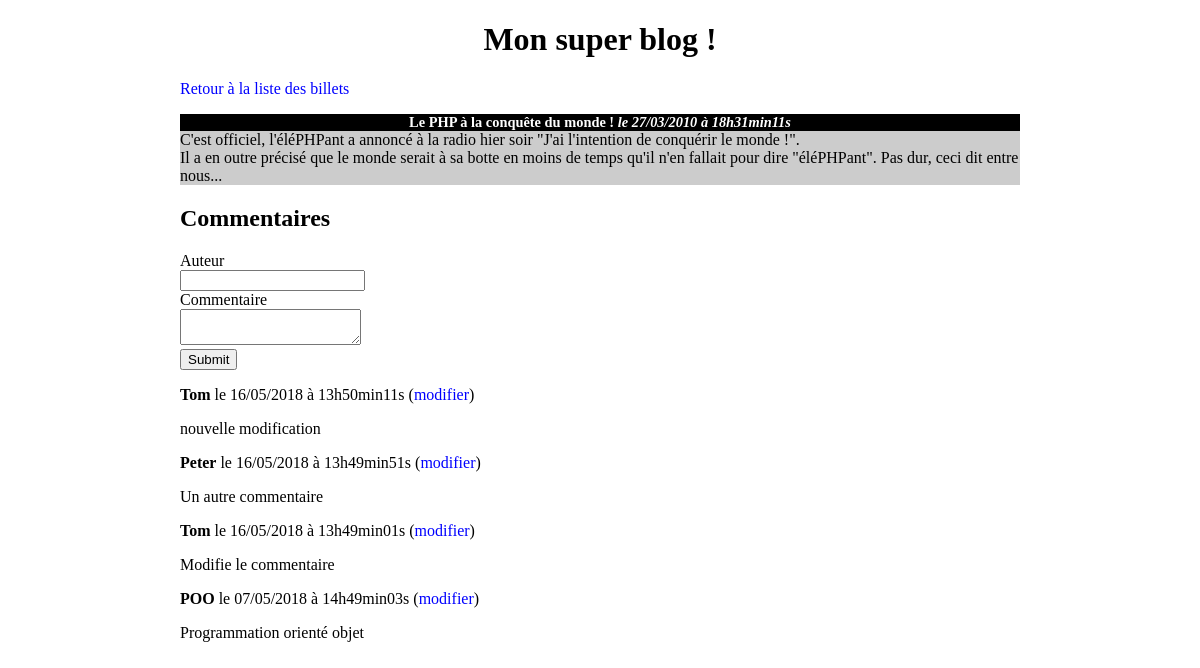
/Exercice_MVC/index.php?action=post&id=2, run on the app's committed database.
### tables this page shows
CREATE TABLE `posts` (
  `id` int(11) NOT NULL,
  `title` varchar(255) NOT NULL,
  `content` text NOT NULL,
  `creation_date` datetime NOT NULL
);

CREATE TABLE `comments` (
  `id` int(11) NOT NULL,
  `post_id` int(11) NOT NULL,
  `author` varchar(255) NOT NULL,
  `comment` text NOT NULL,
  `comment_date` datetime NOT NULL
);

### Exercice_MVC/controller/frontend.php (called while the page is built, shortened)
<?php
require_once('model/PostManager.php');
require_once('model/CommentManager.php');
function post()
{
    $postManager = new \coursMVC\Blog\Model\PostManager();
    $commentManager = new \coursMVC\Blog\Model\CommentManager();
    $post = $postManager->getPost($_GET['id']);
    $comments = $commentManager->getComments($_GET['id']);
    require('view/frontend/postView.php');
}

### Exercice_MVC/model/PostManager.php (called while the page is built, shortened)
<?php
class PostManager extends Manager
{
    public function getPost($postId)
    {
        $db = $this->dbConnect();
        $req = $db->prepare('SELECT id, title, content, DATE_FORMAT(creation_date, \'%d/%m/%Y à %Hh%imin%ss\') AS creation_date_fr FROM posts WHERE id = ?');
        $req->execute(array($postId));
        $post = $req->fetch();
        return $post;
    }
}

### Exercice_MVC/model/CommentManager.php (called while the page is built, shortened)
<?php
class CommentManager extends Manager
{
    public function getComments($postId)
    {
        $db = $this->dbConnect();
        $comments = $db->prepare('SELECT id, author, comment, DATE_FORMAT(comment_date, \'%d/%m/%Y à %Hh%imin%ss\') AS comment_date_fr FROM comments WHERE post_id = ? ORDER BY comment_date DESC');
        $comments->execute(array($postId));
        return $comments;
    }
}

### Exercice_MVC/view/frontend/postView.php (the view, shortened to what this page needs)
<h1>Mon super blog !</h1>
<p><a href="index.php">Retour à la liste des billets</a></p>
<div class="news">
    <h3>
        <?= htmlspecialchars($post['title']) ?>
        <em>le <?= $post['creation_date_fr'] ?></em>
    </h3>
    <p>
        <?= nl2br(htmlspecialchars($post['content'])) ?>
    </p>
</div>
<h2>Commentaires</h2>
<form action="index.php?action=addComment&amp;id=<?= $post['id'] ?>" method="post">
    <div>
        <label for="author">Auteur</label><br />
        <input type="text" id="author" name="author" />
    </div>
    <div>
        <label for="comment">Commentaire</label><br />
        <textarea id="comment" name="comment"></textarea>
    </div>
    <div>
        <input type="submit" />
    </div>
</form>
<?php
while ($comment = $comments->fetch())
{
?>
    <p><strong><?= htmlspecialchars($comment['author']) ?></strong> le <?= $comment['comment_date_fr'] ?>
    (<a href="index.php?action=selectComment&amp;comId=<?= $comment['id'] ?>&amp;postId=<?= $post['id'] ?>">modifier</a>)
    </p>
    <p><?= nl2br(htmlspecialchars($comment['comment'])) ?></p>
<?php
}
?>
<?php $content = ob_get_clean(); ?>
<?php require('template.php'); ?>

### Exercice_MVC/index.php (shortened to what this page needs)
<?php
require('controller/frontend.php');
try {
    if (isset($_GET['action'])) {
        if ($_GET['action'] == 'listPosts') {
            listPosts();
        }
        elseif ($_GET['action'] == 'post') {
            if (isset($_GET['id']) && $_GET['id'] > 0) {
                post();
            }
            else {
                throw new Exception('Aucun identifiant de billet envoyé');
            }
        }
    }
    else {
        listPosts();
    }
}
catch(Exception $e) {
    $errorMessage = $e->getMessage();
    require('view/frontend/errorView.php');
}

### Exercice_MVC/view/frontend/template.php (shortened to what this page needs)
<!DOCTYPE html>
<html>
    <head>
        <link href="public/css/style.css" rel="stylesheet" />
    </head>
    <body>
        <?= $content ?>
    </body>
</html>

### Exercice_MVC/public/css/style.css (style rules this page uses)
body { width:70%; margin:auto; }
h1, h3 { text-align:center; }
h3 { background-color:black; color:white; font-size:0.9em; margin-bottom:0px; }
.news p { background-color:#CCCCCC; margin-top:0px; }
.news { margin:auto; }
a { text-decoration: none; color: blue; }

### data on the page
posts: title "Le PHP à la conquête du monde !", content "C'est officiel, l'éléPHPant a annoncé à la radio hier soir \"J'ai l'intention de conquérir le monde !\". Il a en outre précisé que le monde serait à sa botte en moins de temps qu'il n'en fallait pour dire \"éléPHPant\". Pas dur, ceci dit entre nous..."
comments: author "Tom", comment_date_fr "16/05/2018 à 13h50min11s", comment "nouvelle modification"
comments: author "Peter", comment_date_fr "16/05/2018 à 13h49min51s", comment "Un autre commentaire"
comments: author "Tom", comment_date_fr "16/05/2018 à 13h49min01s", comment "Modifie le commentaire"
comments: author "POO", comment_date_fr "07/05/2018 à 14h49min03s", comment "Programmation orienté objet"

### other printed values
$post['creation_date_fr'] "27/03/2010 à 18h31min11s"
